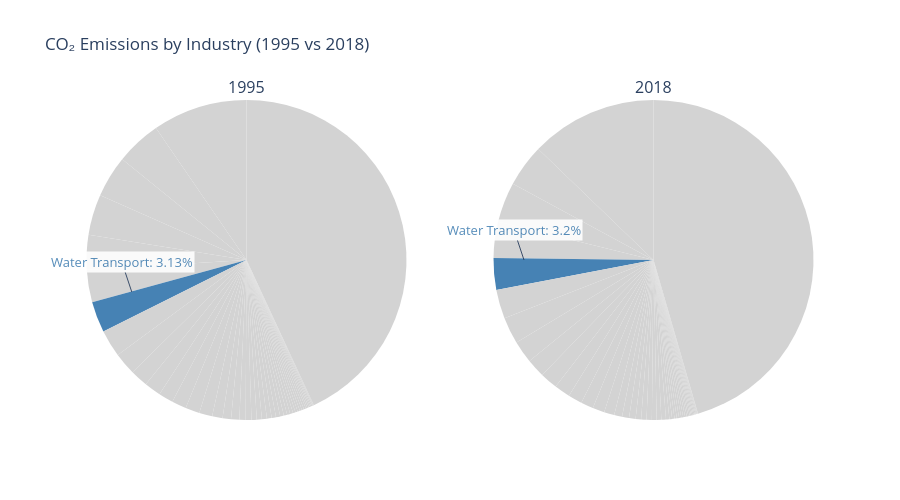

This figure's notebook cell:
### Code cell
from plotly.subplots import make_subplots
import plotly.graph_objects as go

# Make pie charts clean: show hover only, no visual text
fig = make_subplots(rows=1, cols=2, specs=[[{'type': 'domain'}, {'type': 'domain'}]],
                    subplot_titles=['1995', '2018'])

# Pie for 1995
fig.add_trace(go.Pie(
    labels=df_1995['Industry'],
    values=df_1995['Emissions'],
    marker_colors=[
        'steelblue' if h == 'Water Transport' else 'lightgray'
        for h in df_1995['Highlight']
    ],
    textinfo='none',  # 🔥 hide all labels
    hovertemplate='%{label}: %{percent}',
    name='1995'
), row=1, col=1)

# Pie for 2018
fig.add_trace(go.Pie(
    labels=df_2018['Industry'],
    values=df_2018['Emissions'],
    marker_colors=[
        'steelblue' if h == 'Water Transport' else 'lightgray'
        for h in df_2018['Highlight']
    ],
    textinfo='none',
    hovertemplate='%{label}: %{percent}',
    name='2018'
), row=1, col=2)

# Layout
fig.update_layout(
    title_text='CO₂ Emissions by Industry (1995 vs 2018)',
    width=900,
    height=500,
    showlegend=False
)

# Add floating annotation for Water Transport in 1995
fig.add_annotation(
    x=0.07, y=0.4,
    text=f"Water Transport: 3.13%",
    showarrow=True,
    font=dict(size=13, color='steelblue'),
    bgcolor='white',
    opacity=0.9
)
# Add floating annotation for Water Transport in 1995
fig.add_annotation(
    x=0.6, y=0.5,
    text=f"Water Transport: 3.2%",
    showarrow=True,
    font=dict(size=13, color='steelblue'),
    bgcolor='white',
    opacity=0.9
)
fig.show()

### Figure 1 — Plotly figure (JSON) as saved in the notebook; plotly's stock layout.template omitted (floating-point values rounded to 4 significant figures)
{"data": [{"domain": {"x": [0, 0.45], "y": [0, 1]}, "hovertemplate": "%{label}: %{percent}", "labels": ["Accomodation and food services", "Activities of households as employers; undifferentiated goods- and services-producing activities of households for own use", "Administrative and support services", "Agriculture, hunting, forestry", "Air transport", "Arts, entertainment and recreation", "Basic metals", "Chemicals and pharmaceutical products", "Coke and refined petroleum products", "Computer, electronic and optical products", "Construction", "Education", "Electrical equipment", "Electricity, gas, steam and air conditioning supply", "Fabricated metal products", "Financial and insurance activities", "Fishing and aquaculture", "Food products, beverages and tobacco", "Human health and social work activities", "IT and other information services", "Land transport and transport via pipelines", "Machinery and equipment n.e.c.", "Manufacturing nec; repair and installation of machinery and equipment", "Mining and quarrying, energy producing products", "Mining and quarrying, non-energy producing products", "Mining support service activities", "Motor vehicles, trailers and semi-trailers", "Other non-metallic mineral products", "Other service activities", "Other transport equipment", "Paper products and printing", "Pharmaceuticals, medicinal chemical and botanical products", "Postal and courier activities", "Professional, scientific and technical activities", "Public administration and defence; compulsory social security", "Publishing, audiovisual and broadcasting activities", "Real estate activities", "Rubber and plastics products", "Telecommunications", "Textiles, textile products, leather and footwear", "Warehousing and support activities for transportation", "Water supply; sewerage, waste management and remediation activities", "Water transport", "Wholesale and retail trade; repair of motor vehicles", "Wood and products of wood and cork"], "marker": {"colors": ["lightgray", "lightgray", "lightgray", "lightgray", "lightgray", "lightgray", "lightgray", "lightgray", "lightgray", "lightgray", "lightgray", "lightgray", "lightgray", "lightgray", "lightgray", "lightgray", "lightgray", "lightgray", "lightgray", "lightgray", "lightgray", "lightgray", "lightgray", "lightgray", "lightgray", "lightgray", "lightgray", "lightgray", "lightgray", "lightgray", "lightgray", "lightgray", "lightgray", "lightgray", "lightgray", "lightgray", "lightgray", "lightgray", "lightgray", "lightgray", "lightgray", "lightgray", "steelblue", "lightgray", "lightgray"]}, "name": "1995", "textinfo": "none", "type": "pie", "values": [53.87, 0.0, 79.87, 436.2, 554.1, 18.71, 1525.0, 523.5, 729.3, 59.2, 228.7, 80.89, 37.41, 6860.0, 49.19, 91.66, 35.07, 268.0, 67.16, 19.11, 652.8, 70.76, 167.5, 361.1, 85.15, 13.7, 47.06, 672.0, 26.77, 12.05, 210.1, 132.4, 32.82, 76.1, 235.9, 23.27, 100.5, 233.5, 33.66, 135.4, 37.09, 23.93, 497.8, 284.4, 39.48]}, {"domain": {"x": [0.55, 1], "y": [0, 1]}, "hovertemplate": "%{label}: %{percent}", "labels": ["Accomodation and food services", "Activities of households as employers; undifferentiated goods- and services-producing activities of households for own use", "Administrative and support services", "Agriculture, hunting, forestry", "Air transport", "Arts, entertainment and recreation", "Basic metals", "Chemicals and pharmaceutical products", "Coke and refined petroleum products", "Computer, electronic and optical products", "Construction", "Education", "Electrical equipment", "Electricity, gas, steam and air conditioning supply", "Fabricated metal products", "Financial and insurance activities", "Fishing and aquaculture", "Food products, beverages and tobacco", "Human health and social work activities", "IT and other information services", "Land transport and transport via pipelines", "Machinery and equipment n.e.c.", "Manufacturing nec; repair and installation of machinery and equipment", "Mining and quarrying, energy producing products", "Mining and quarrying, non-energy producing products", "Mining support service activities", "Motor vehicles, trailers and semi-trailers", "Other non-metallic mineral products", "Other service activities", "Other transport equipment", "Paper products and printing", "Pharmaceuticals, medicinal chemical and botanical products", "Postal and courier activities", "Professional, scientific and technical activities", "Public administration and defence; compulsory social security", "Publishing, audiovisual and broadcasting activities", "Real estate activities", "Rubber and plastics products", "Telecommunications", "Textiles, textile products, leather and footwear", "Warehousing and support activities for transportation", "Water supply; sewerage, waste management and remediation activities", "Water transport", "Wholesale and retail trade; repair of motor vehicles", "Wood and products of wood and cork"], "marker": {"colors": ["lightgray", "lightgray", "lightgray", "lightgray", "lightgray", "lightgray", "lightgray", "lightgray", "lightgray", "lightgray", "lightgray", "lightgray", "lightgray", "lightgray", "lightgray", "lightgray", "lightgray", "lightgray", "lightgray", "lightgray", "lightgray", "lightgray", "lightgray", "lightgray", "lightgray", "lightgray", "lightgray", "lightgray", "lightgray", "lightgray", "lightgray", "lightgray", "lightgray", "lightgray", "lightgray", "lightgray", "lightgray", "lightgray", "lightgray", "lightgray", "lightgray", "lightgray", "steelblue", "lightgray", "lightgray"]}, "name": "2018", "textinfo": "none", "type": "pie", "values": [57.18, 0.0, 173.4, 492.1, 953.3, 23.65, 3360.0, 706.8, 769.4, 50.54, 467.5, 144.9, 29.9, 11950.0, 59.3, 124.8, 41.46, 272.1, 89.57, 39.32, 1069.0, 60.88, 332.2, 591.4, 184.9, 29.07, 52.73, 1127.0, 35.09, 14.67, 141.7, 210.3, 63.56, 123.6, 314.3, 21.84, 140.4, 421.6, 45.64, 70.55, 121.7, 32.65, 841.4, 371.1, 32.77]}], "layout": {"annotations": [{"font": {"size": 16}, "showarrow": false, "text": "1995", "x": 0.225, "xanchor": "center", "xref": "paper", "y": 1, "yanchor": "bottom", "yref": "paper"}, {"font": {"size": 16}, "showarrow": false, "text": "2018", "x": 0.775, "xanchor": "center", "xref": "paper", "y": 1, "yanchor": "bottom", "yref": "paper"}, {"bgcolor": "white", "font": {"color": "steelblue", "size": 13}, "opacity": 0.9, "showarrow": true, "text": "Water Transport: 3.13%", "x": 0.07, "y": 0.4}, {"bgcolor": "white", "font": {"color": "steelblue", "size": 13}, "opacity": 0.9, "showarrow": true, "text": "Water Transport: 3.2%", "x": 0.6, "y": 0.5}], "height": 500, "showlegend": false, "title": {"text": "CO₂ Emissions by Industry (1995 vs 2018)"}, "width": 900}}
